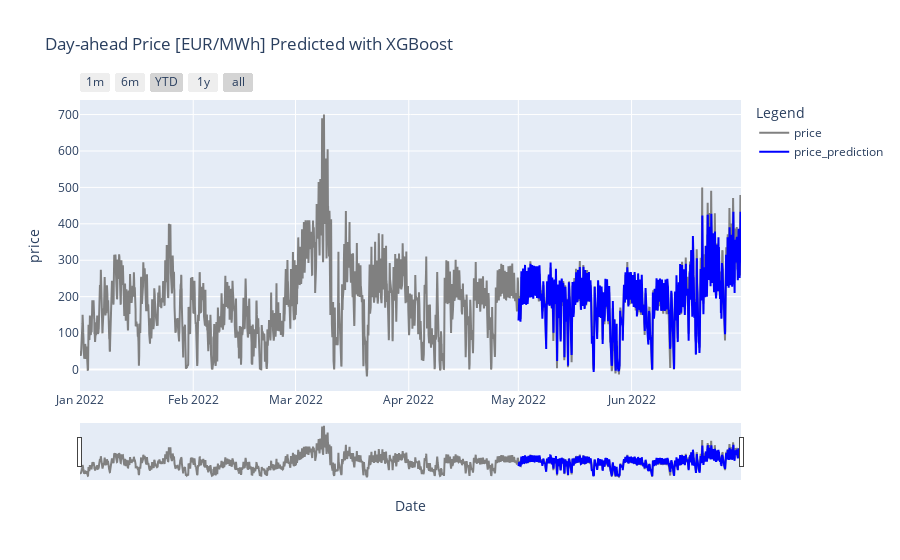

The notebook cell saved with this chart:
### Code cell
xgb_obj.get_forecast()
xgb_obj.plot_forecast()
xgb_obj.get_mae_rmse

### Figure 1 — Plotly figure (JSON) as saved in the notebook; plotly's stock layout.template omitted (floating-point values rounded to 4 significant figures; data arrays with more than 128 entries replaced by an {"elided": "..."} marker saying what was removed)
{"data": [{"line": {"color": "grey"}, "name": "price", "type": "scatter", "x": {"elided": "4344 str values"}, "y": {"elided": "4344 float values"}}, {"line": {"color": "blue"}, "name": "price_prediction", "type": "scatter", "x": {"elided": "4344 str values"}, "y": {"elided": "4344 float values"}}], "layout": {"font": {"size": 12}, "hovermode": "x unified", "legend": {"title": {"text": "Legend"}}, "title": {"text": "Day-ahead Price [EUR/MWh] Predicted with XGBoost"}, "xaxis": {"anchor": "y", "domain": [0, 1], "rangeselector": {"buttons": [{"count": 1, "label": "1m", "step": "month", "stepmode": "backward"}, {"count": 6, "label": "6m", "step": "month", "stepmode": "backward"}, {"count": 1, "label": "YTD", "step": "year", "stepmode": "todate"}, {"count": 1, "label": "1y", "step": "year", "stepmode": "backward"}, {"step": "all"}]}, "rangeslider": {"visible": true}, "title": {"text": "Date"}}, "yaxis": {"anchor": "x", "domain": [0, 1], "title": {"text": "price"}}}}
